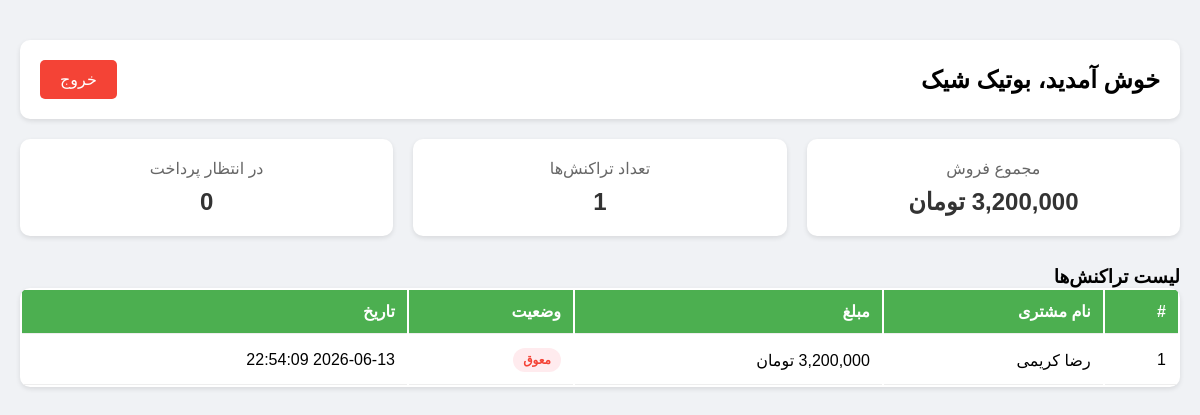
/dashboard.php (signed in), run on the app's committed database.
### tables this page shows
CREATE TABLE transactions (
    id INT AUTO_INCREMENT PRIMARY KEY,
    store_id INT NOT NULL,
    customer_name VARCHAR(255) NOT NULL,
    amount DECIMAL(10,2) NOT NULL,
    status ENUM('pending','paid','overdue') DEFAULT 'pending',
    created_at TIMESTAMP DEFAULT CURRENT_TIMESTAMP,
    FOREIGN KEY (store_id) REFERENCES stores(id) ON DELETE CASCADE
);

### dashboard.php (the view, shortened to what this page needs)
<?php
require_once 'db.php';
$store_id = $_SESSION['store_id'];
$store_name = $_SESSION['store_name'];
$stmt = $pdo->prepare("SELECT * FROM transactions WHERE store_id = ? ORDER BY created_at DESC");
$stmt->execute([$store_id]);
$transactions = $stmt->fetchAll(PDO::FETCH_ASSOC);
$total_sales = 0;
$pending_count = 0;
foreach($transactions as $t) {
    $total_sales += $t['amount'];
}
?>
<!DOCTYPE html>
<html dir="rtl" lang="fa">
<head>
    <link rel="stylesheet" href="style.css">
</head>
<body>
    <div class="dashboard">
        <div class="header">
            <h2>خوش آمدید، <?php echo $store_name; ?></h2>
            <a href="logout.php" class="logout-btn">خروج</a>
        </div>
        <div class="stats">
            <div class="stat-box">
                <span>مجموع فروش</span>
                <strong><?php echo number_format($total_sales); ?> تومان</strong>
            </div>
            <div class="stat-box">
                <span>تعداد تراکنش‌ها</span>
                <strong><?php echo count($transactions); ?></strong>
            </div>
            <div class="stat-box">
                <span>در انتظار پرداخت</span>
                <strong><?php echo $pending_count; ?></strong>
            </div>
        </div>
        <h3>لیست تراکنش‌ها</h3>
        <table>
            <thead>
                <tr>
                    <th>#</th>
                    <th>نام مشتری</th>
                    <th>مبلغ</th>
                    <th>وضعیت</th>
                    <th>تاریخ</th>
                </tr>
            </thead>
            <tbody>
                <?php foreach($transactions as $index => $t): ?>
                <tr>
                    <td><?php echo $index + 1; ?></td>
                    <td><?php echo $t['customer_name']; ?></td>
                    <td><?php echo number_format($t['amount']); ?> تومان</td>
                    <td>
                        <span class="status <?php echo $t['status']; ?>">
                            <?php
                                $status_map = ['pending' => 'در انتظار', 'paid' => 'پرداخت شده', 'overdue' => 'معوق'];
                                echo $status_map[$t['status']];
                            ?>
                        </span>
                    </td>
                    <td><?php echo $t['created_at']; ?></td>
                </tr>
                <?php endforeach; ?>
            </tbody>
        </table>
    </div>
</body>
</html>

### style.css (style rules this page uses)
* { margin: 0; padding: 0; box-sizing: border-box; }
body { font-family: Tahoma, Arial, sans-serif; background: #f0f2f5; direction: rtl; }
.dashboard { max-width: 1200px; margin: 20px auto; padding: 20px; }
.header { display: flex; justify-content: space-between; align-items: center; background: white; padding: 20px; border-radius: 10px; margin-bottom: 20px; box-shadow: 0 2px 5px rgba(0,0,0,0.1); }
.logout-btn { background: #f44336; color: white; padding: 10px 20px; text-decoration: none; border-radius: 5px; }
.stats { display: flex; gap: 20px; margin-bottom: 30px; }
.stat-box { flex: 1; background: white; padding: 20px; border-radius: 10px; text-align: center; box-shadow: 0 2px 5px rgba(0,0,0,0.1); }
.stat-box span { display: block; color: #666; margin-bottom: 10px; }
.stat-box strong { font-size: 24px; color: #333; }
table { width: 100%; background: white; border-radius: 10px; overflow: hidden; box-shadow: 0 2px 5px rgba(0,0,0,0.1); }
th, td { padding: 12px; text-align: right; border-bottom: 1px solid #eee; }
th { background: #4CAF50; color: white; }
.status { display: inline-block; padding: 5px 10px; border-radius: 15px; font-size: 12px; font-weight: bold; }
.status.overdue { background: #FFEBEE; color: #f44336; }

### data on the page
transactions: customer_name "رضا کریمی", status "معوق", created_at "2026-06-13 22:54:09"

### other printed values
$store_name "بوتیک شیک"
$total_sales "3,200,000"
count($transactions) "1"
$pending_count "0"
